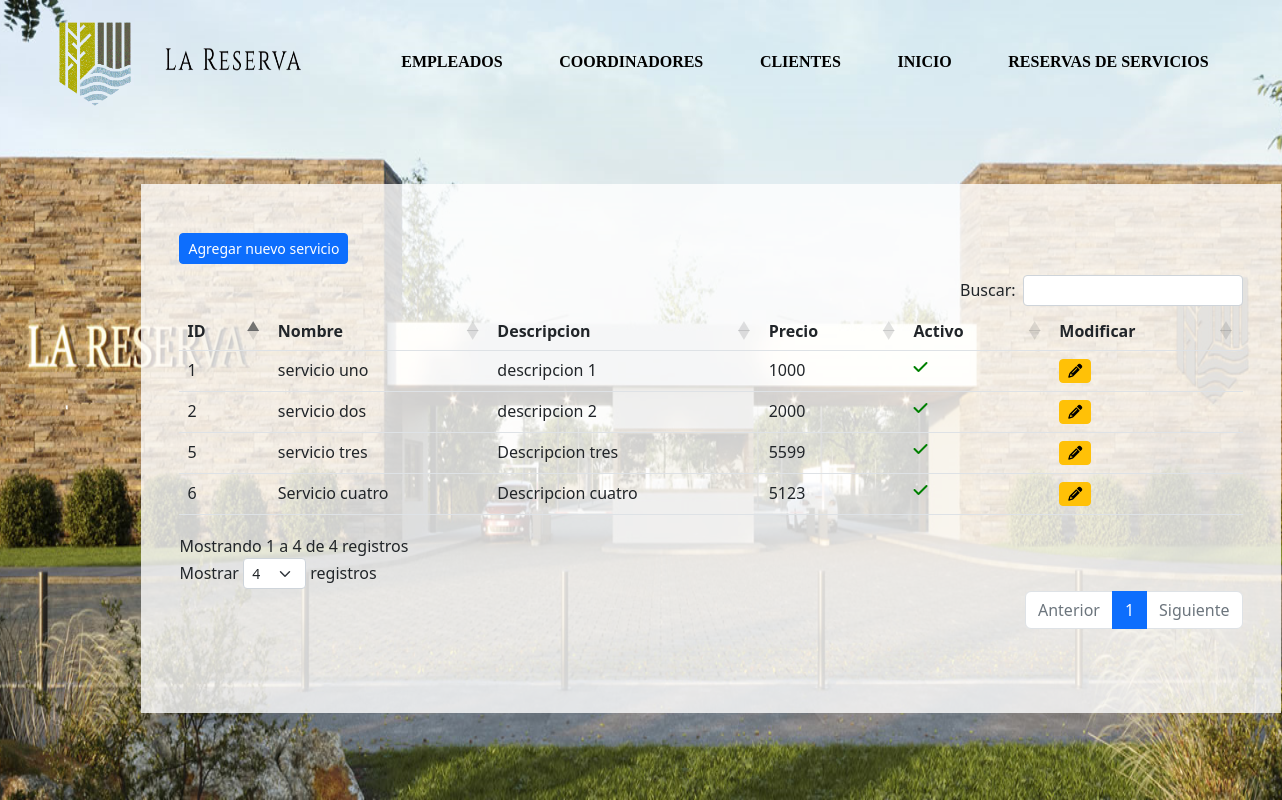
The page /reservas/servicios/listado/ on the database its author committed.
### reservas/models.py (models this page shows, shortened)
class Servicio(models.Model):
    nombre = models.CharField(verbose_name="Nombre", max_length=50)
    descripcion = models.CharField(verbose_name="Descripcion", max_length=50)
    precio = models.IntegerField(verbose_name="Precio")
    activo = models.BooleanField(verbose_name="Activo", default=True)

### reservas/views.py (the view)
# urls.py: path('servicios/listado/', views.listado_servicios, name="listado_servicios"),
def listado_servicios(request):
    servicios = Servicio.objects.all()
    context = {
        "servicios": servicios
    }
    return render(request, "reservas/listar_servicios.html", context)

### reservas/templates/reservas/listar_servicios.html (shortened to what this page needs)
{% load static %}
<link rel="stylesheet" href="{% static 'css/home.css' %}">
 <link rel="stylesheet" href="{% static 'css/listados.css' %}" />
 <link rel="stylesheet" href="https://cdnjs.cloudflare.com/ajax/libs/font-awesome/6.2.1/css/all.min.css" />
 <link rel="stylesheet" href="https://cdn.jsdelivr.net/npm/bootstrap@5.2.3/dist/css/bootstrap.min.css" />
<link href="https://cdn.datatables.net/1.13.4/css/dataTables.bootstrap5.min.css" rel="stylesheet"/>
<link href="https://cdn.datatables.net/buttons/2.3.6/css/buttons.bootstrap5.min.css" rel="stylesheet"/>
<div class="cabecera">
    <div>
        <img src="{% static 'img/BANNER-01.png' %}" alt="" width="100%" id="fondo">
    </div>
    <div class="navegar">
        <div id="div_logo">
            <img src="{% static 'img/resetImage.png' %}" alt="" id="logo">
            <img src="{% static 'img/resetImage (1).png' %}" alt="" id="logo_letra">
        </div>
        <div id="nav">
            <a href="{% url 'listado_empleados' %}" class="a">EMPLEADOS</a>
            <a href="{% url 'listado_coordinadores' %}" class="a">COORDINADORES</a>
            <a href="{% url 'listado_clientes' %}" class="a">CLIENTES</a>
            <a href="{% url 'home' %}" class="a">INICIO</a>
            <a href="{% url 'listado_reservas_de_servicios' %}" class="a">RESERVAS DE SERVICIOS</a>
        </div>
    </div>
    {% load tz %}
    <div class="container mt-4" id="tabla">
        <div class="row">
            <div class="col-sm-12 col-md-12 col-lg-12 col-xl-12">
                <a href="{% url 'registrar_servicio' %}" id="nuevo"><button class='btn btn-sm btn-primary'>Agregar nuevo servicio</button></a>
                <div class="table-responsive" id="div1">
                    <table id="listado" class="table">
                        <thead>
                            <tr>
                                <th>ID</th>
                                <th>Nombre</th>
                                <th>Descripcion</th>
                                <th>Precio</th>
                                <th>Activo</th>
                                <th>Modificar</th>
                            </tr>
                        </thead>
                        <tbody>
                            {% for servicio in servicios %}
                            <tr>
                                <td>{{servicio.id}}</td>
                                <td>{{servicio.nombre}}</td>
                                <td>{{servicio.descripcion}}</td>
                                <td>{{servicio.precio}}</td>
                                {% if servicio.activo %}
                                    <td><a href="{% url 'desactivar_servicio' servicio.id %}"><i class='fa-solid fa-check' style='color: green;'></a></td>
                                {% else %}
                                    <td><a href="{% url 'activar_servicio' servicio.id %}"><i class='fa-solid fa-xmark' style='color: red;'></a></td>
                                {% endif %}
                                <td><a href="{% url 'modificar_servicio' servicio.id %}"><button class='btn btn-sm btn-warning'><i class='fa-solid fa-pencil'></i></button></a></td>
                            </tr>
                            {% endfor %}
                        </tbody>
                    </table>
                </div>
            </div>
        </div>
    </div>
</div>

### ProyectoAlkemy/static/css/home.css (style rules this page uses)
* { margin: 0px; padding: 0px; box-sizing: border-box; }
.cabecera { position: relative; }
.navegar { width: 100%; position: absolute; top: 0; display: grid; grid-template-columns: 25% auto; gap: 20px; padding: 15px 25px; }
#div_logo { display: flex; justify-content: space-evenly; }
#logo { width: 25%; }
#logo_letra { margin: 10% 0; width: 45%; height: 28%; }
#nav { display: flex; justify-content: space-around; padding: 20px; align-items: center; }
#fondo { height: 100%; }
.a { color: black; font-size: 1em; font-weight: 800; text-decoration: none; font-family: 'Times New Roman', Times, serif; }

### ProyectoAlkemy/static/css/listados.css (style rules this page uses)
* { margin: 0px; padding: 0px; box-sizing: border-box; }
.cabecera { position: relative; }
.navegar { width: 100%; position: absolute; top: 0; display: grid; grid-template-columns: 25% auto; gap: 20px; padding: 15px 25px; }
#div_logo { display: flex; justify-content: space-evenly; }
#logo { width: 25%; }
#logo_letra { margin: 10% 0; width: 45%; height: 28%; }
#nav { display: flex; justify-content: space-around; padding: 20px; align-items: center; }
#fondo { height: 100%; }
.a { color: black; font-size: 1em; font-weight: 800; text-decoration: none; font-family: 'Times New Roman', Times, serif; }
#tabla { position: absolute; top: 20%; background-color: rgba(255, 255, 255, 0.8); padding: 3%; margin: 11%; }
#nuevo { display: flex; max-width: max-content; padding: 1% 0; }
#div1 { overflow:scroll; height:400px; width:100%; }
#listado { width:100%; }

### rows shown on the page
Servicio: id "1", nombre "servicio uno", descripcion "descripcion 1", precio "1000", activo True (drawn)
Servicio: id "2", nombre "servicio dos", descripcion "descripcion 2", precio "2000", activo True (drawn)
Servicio: id "5", nombre "servicio tres", descripcion "Descripcion tres", precio "5599", activo True (drawn)
Servicio: id "6", nombre "Servicio cuatro", descripcion "Descripcion cuatro", precio "5123", activo True (drawn)
